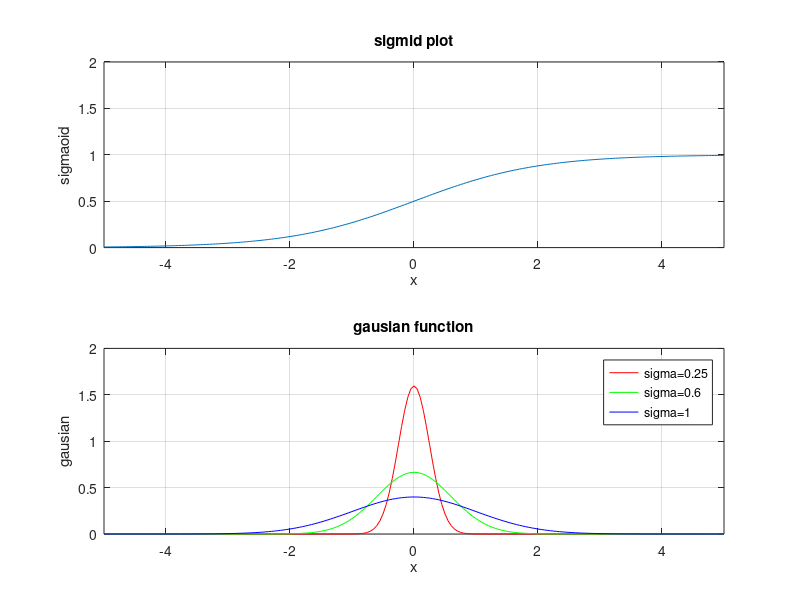

This figure's MATLAB source:

clc; clear all; close all;
colors=['r','g','b'] ;
m = 0;
x = -5:0.05:5;
f=zeros(1,length(x));
for ii = 1:length(x)
f(ii) = 1/(1+exp(-(x(ii))))
 
end

subplot(2,1,1);

plot(x,f)
hold on
xlabel('x'); 
ylabel('sigmaoid'); 
title('sigmid plot')
axis([-5 5 0 2]);
grid on 


subplot(2,1,2);

m = 0;
s = [0.25 0.6 1];
x = -5:0.05:5;
f=zeros(1,length(x));
for w = 1:length(s)
for ii = 1:length(x)
f(ii) = 1/(s(w)*sqrt(2*pi)) .* exp(-((x(ii)-m)^2 / (2*(s(w))^2)));
 
end


plot(x,f,colors(w))
hold on
end
xlabel('x'); 
ylabel('gausian'); 
title('gausian function')
hleg1 = legend('sigma=0.25','sigma=0.6','sigma=1');
set(hleg1,'Location','NorthEast')
axis([-5 5 0 2]);
grid on 

